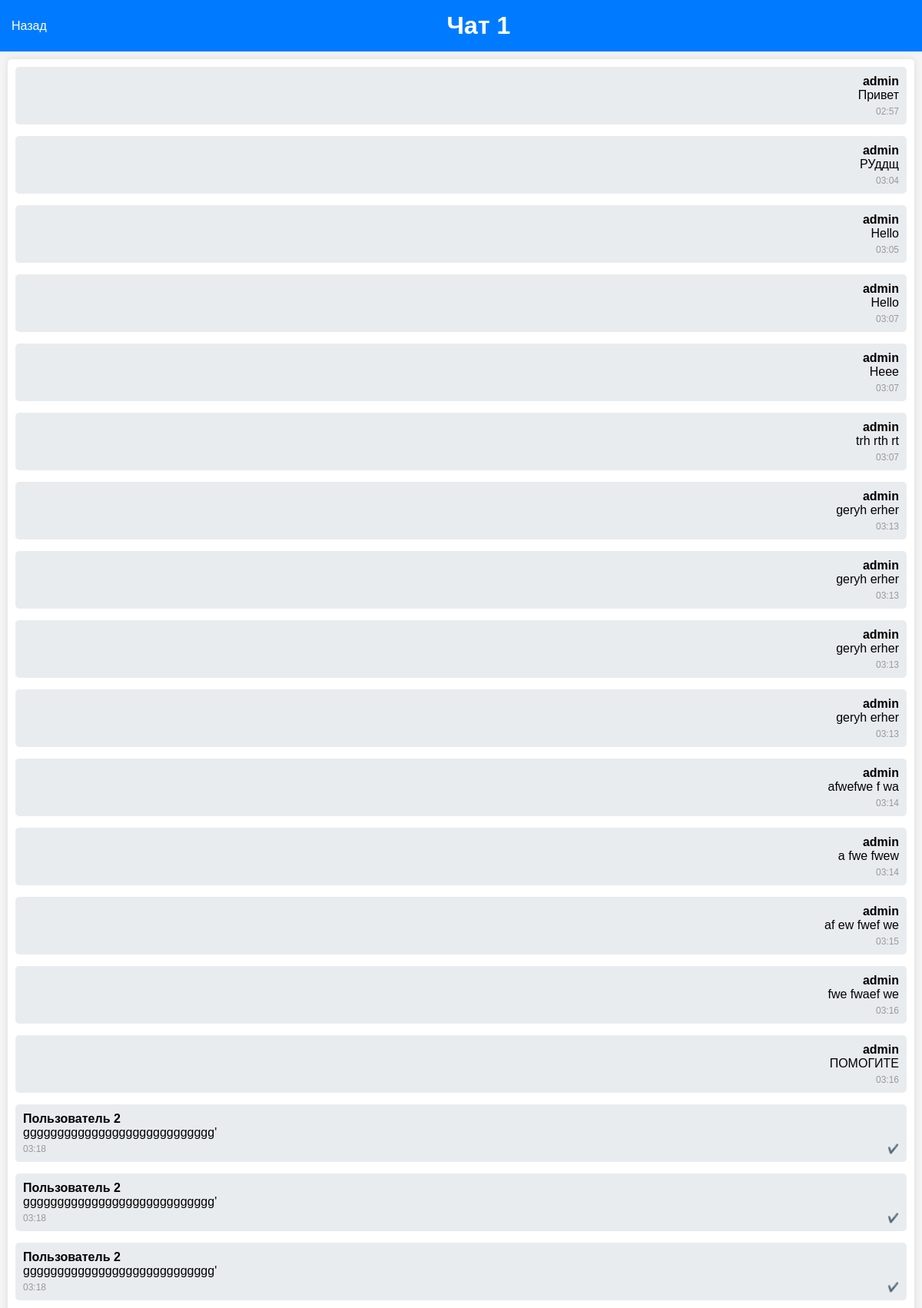
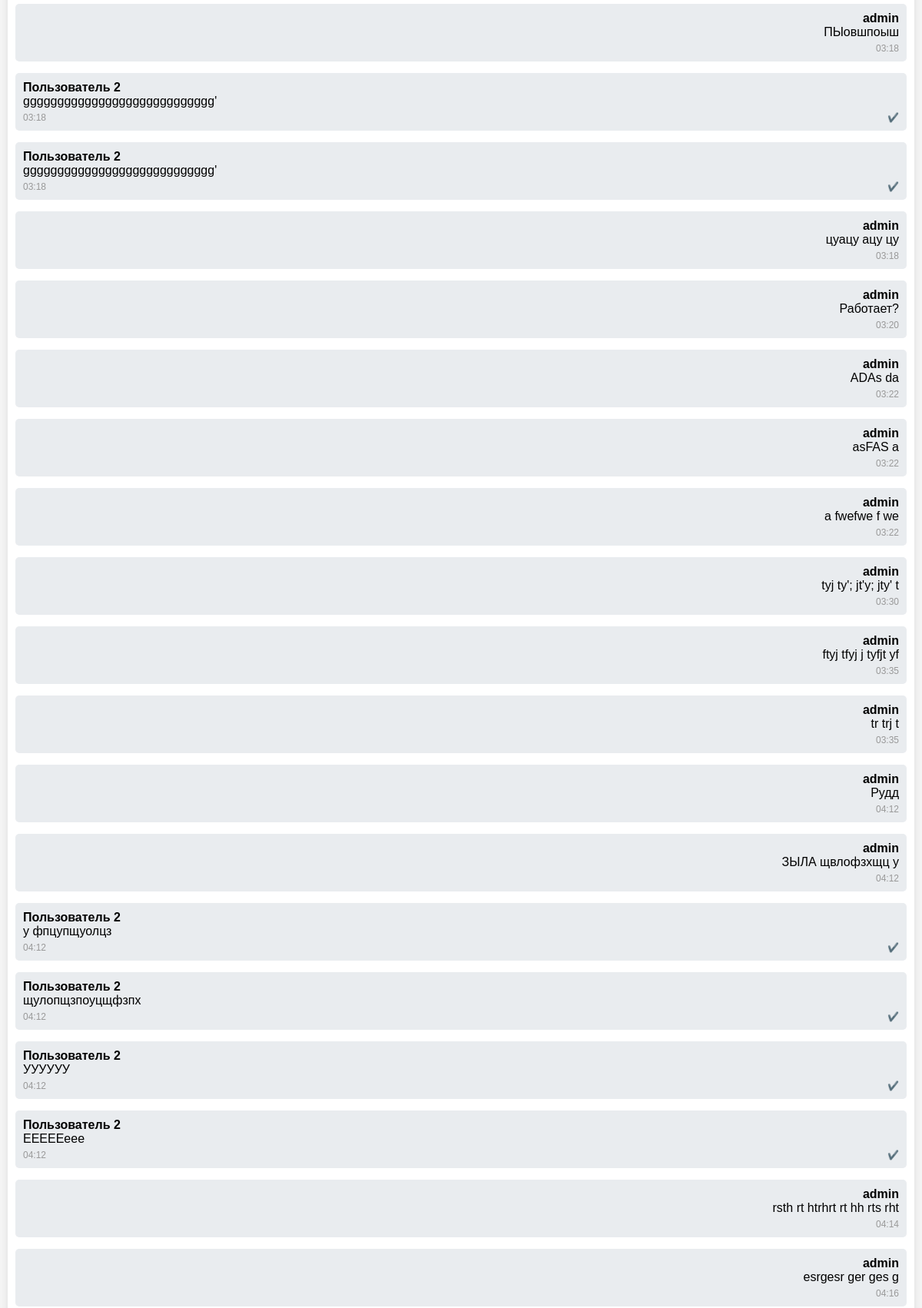
/chat/1/ (signed in, upper part), run on the app's committed database (2 pictures, top to bottom).
### main/models.py (models this page shows, shortened)
class ChatMember(models.Model):
    user_id = models.ForeignKey(AppUser, on_delete=models.CASCADE)
    chat_id = models.ForeignKey(Chat, on_delete=models.CASCADE, null=True)
    user_set_work_time_start = models.TimeField(blank=True, null=True)
    user_set_work_time_end = models.TimeField(blank=True, null=True)
    work_time_start = models.TimeField(blank=True, null=True)
    work_time_end = models.TimeField(blank=True, null=True)

class Chat(models.Model):
    id = models.AutoField(primary_key=True)
    name = models.CharField(max_length=100)
    members = models.ManyToManyField(AppUser, through="ChatMember")

class MessageChat(models.Model):
    id = models.AutoField(primary_key=True)
    chat_id = models.ForeignKey(Chat, on_delete=models.CASCADE, null=True)
    user_id = models.ForeignKey(AppUser, on_delete=models.CASCADE, related_name='user_identificator')
    text = models.CharField(max_length=1000)
    original_text = models.CharField(max_length=1000, blank=True, null=True)
    sended_at = models.DateTimeField(auto_now=True)
    edited_at = models.DateTimeField(blank=True, null=True)
    deleted = models.BooleanField(default=False)
    edited = models.BooleanField(default=False)
    readed_by = models.ManyToManyField(AppUser, related_name='readed_by')
    class Meta:
        ordering = ['sended_at']

class AppUser(AbstractUser):
    id = models.AutoField(primary_key=True)
    tg_id = models.CharField(max_length=50, unique=True)
    username = models.CharField(max_length=50, unique=True, blank=True, null=True, default=randomstring(20))
    first_name = models.CharField(max_length=50)
    last_name = models.CharField(max_length=50, default="", blank=True)
    timezone = TimeZoneField(choices_display="WITH_GMT_OFFSET", default="Asia/Novokuznetsk")
    workgroup = models.CharField(choices={
        "C": "Заказчик",
        "E": "Исполнитель",
        "A": "Администратор",
    }, default="C", max_length=1)
    objects = AppUserManager()
    USERNAME_FIELD = "username"
    REQUIRED_FIELDS = ["password", "first_name"]
    def get_name(self):
        return f"{self.first_name} {self.last_name}"

### main/views.py (the view)
# urls.py: re_path(r'^chat/(?P<chat_id>\d+)/$', views.messages_chat, name='messages_chat'),
def messages_chat(request, chat_id, *args, **kwargs):
    login_user = request.user
    if not login_user.is_authenticated:
        return redirect('login_user')
    chat_member = ChatMember.objects.get(chat_id=chat_id, user_id=login_user)
    if not (chat_member):
        return redirect('chats_list')
    messages_list = MessageChat.objects.filter(chat_id = chat_id)
    if len(messages_list) > 0:
        messages_list.order_by('-sended_at')
    context = {
        'chat_id': chat_id,
        'user_id': login_user.id,
        'chat_member': chat_member,
        'messages_list': messages_list,
    }
    return render(request, "messages_chat.html", context)

### main/templatetags/get_date_msg.py (called while the page is built)
@register.simple_tag
def get_date_msg(datetime):
    return datetime.strftime('%H:%M')

### templates/messages_chat.html (shortened to what this page needs)
{% load static %}
{% load get_date_msg %}
<!DOCTYPE html>
<html lang="ru">
<head>
    <link rel="stylesheet" href="{% static 'css/messages_list.css' %}"/>
</head>
<body>
    <div class="header">
        <a href="{% url 'chats_list' %}">Назад</a>
        <h1>{{ chat_member.chat_id.name }}</h1>
    </div>
    <div id="id_chat_item_container" class="messages">
        {% for message in messages_list %}
        <div class="message {% if message.user_id.id == request.user.id %}{{'localuser'}}{% endif %}">
            <div class="message-info">
                <strong class="message-user">{{ message.user_id.get_name }}</strong><br/>
                <span class="message-text">{{ message.text }}</span>
                <div class="message-status">
                    <div class="message-time">{% get_date_msg message.sended_at %}</div>
                    <span class="read-indicator">✔️</span>
                </div>
            </div>
        </div>
        {% endfor %}
    </div>
</body>
</html>

### static/css/messages_list.css (style rules this page uses)
body { font-family: Arial, sans-serif; margin: 0; padding: 0; display: flex; flex-direction: column; height: 100vh; background-color: #f4f4f4; }
.header { background-color: #007bff; color: white; padding: 15px; display: flex; align-items: center; }
.header a { background-color: transparent; color: white; border: none; cursor: pointer; font-size: 16px; margin-right: auto; }
.header h1 { flex-grow: 1; text-align: center; margin: 0; }
.messages { flex-grow: 1; padding: 10px; overflow-y: auto; background-color: white; margin: 10px; border-radius: 5px; box-shadow: 0 0 10px rgba(0, 0, 0, 0.1); display: flex; flex-direction: column; }
.message { margin-bottom: 15px; display: flex; flex-direction: column; }
.message-info { padding: 10px; border-radius: 5px; background-color: #e9ecef; }
.message-status { display: flex; justify-content: space-between; margin-top: 5px; }
.message-time { color: #999; font-size: 12px; white-space: nowrap; }
.read-indicator { font-size: 12px; color: gray; align-self: flex-end; }
.localuser .message-info { text-align: right; }
.localuser .message-info .message-status { justify-content: right; }
a { text-decoration: none; }

### data on the page
ChatMember: chat_id.name "Чат 1"
MessageChat: user_id.get_name "admin", text "Привет", sended_at "02:57"
MessageChat: user_id.get_name "admin", text "РУддщ", sended_at "03:04"
MessageChat: user_id.get_name "admin", text "Hello", sended_at "03:05"
MessageChat: user_id.get_name "admin", text "Hello", sended_at "03:07"
MessageChat: user_id.get_name "admin", text "Heee", sended_at "03:07"
MessageChat: user_id.get_name "admin", text "trh rth rt", sended_at "03:07"
MessageChat: user_id.get_name "admin", text "geryh erher", sended_at "03:13"
MessageChat: user_id.get_name "admin", text "geryh erher", sended_at "03:13"
MessageChat: user_id.get_name "admin", text "geryh erher", sended_at "03:13"
MessageChat: user_id.get_name "admin", text "geryh erher", sended_at "03:13"
MessageChat: user_id.get_name "admin", text "afwefwe f wa", sended_at "03:14"
MessageChat: user_id.get_name "admin", text "a fwe fwew", sended_at "03:14"
MessageChat: user_id.get_name "admin", text "af ew fwef we", sended_at "03:15"
MessageChat: user_id.get_name "admin", text "fwe fwaef we", sended_at "03:16"
MessageChat: user_id.get_name "admin", text "ПОМОГИТЕ", sended_at "03:16"
MessageChat: user_id.get_name "Пользователь 2", text "gggggggggggggggggggggggggggg'", sended_at "03:18"
MessageChat: user_id.get_name "Пользователь 2", text "gggggggggggggggggggggggggggg'", sended_at "03:18"
MessageChat: user_id.get_name "Пользователь 2", text "gggggggggggggggggggggggggggg'", sended_at "03:18"
MessageChat: user_id.get_name "admin", text "ПЫовшпоыш", sended_at "03:18"
MessageChat: user_id.get_name "Пользователь 2", text "gggggggggggggggggggggggggggg'", sended_at "03:18"
MessageChat: user_id.get_name "Пользователь 2", text "gggggggggggggggggggggggggggg'", sended_at "03:18"
MessageChat: user_id.get_name "admin", text "цуацу ацу цу", sended_at "03:18"
MessageChat: user_id.get_name "admin", text "Работает?", sended_at "03:20"
MessageChat: user_id.get_name "admin", text "ADAs da", sended_at "03:22"
MessageChat: user_id.get_name "admin", text "asFAS a", sended_at "03:22"
MessageChat: user_id.get_name "admin", text "a fwefwe f we", sended_at "03:22"
MessageChat: user_id.get_name "admin", text "tyj ty'; jt'y; jty' t", sended_at "03:30"
MessageChat: user_id.get_name "admin", text "ftyj tfyj j tyfjt yf", sended_at "03:35"
MessageChat: user_id.get_name "admin", text "tr trj t", sended_at "03:35"
MessageChat: user_id.get_name "admin", text "Рудд", sended_at "04:12"
MessageChat: user_id.get_name "admin", text "ЗЫЛА щвлофзхщц у", sended_at "04:12"
MessageChat: user_id.get_name "Пользователь 2", text "у фпцупщуолцз", sended_at "04:12"
MessageChat: user_id.get_name "Пользователь 2", text "щулопщзпоуцщфзпх", sended_at "04:12"
MessageChat: user_id.get_name "Пользователь 2", text "УУУУУУ", sended_at "04:12"
MessageChat: user_id.get_name "Пользователь 2", text "ЕЕЕЕЕеее", sended_at "04:12"
MessageChat: user_id.get_name "admin", text "rsth rt htrhrt rt hh rts rht", sended_at "04:14"
MessageChat: user_id.get_name "admin", text "esrgesr ger ges g", sended_at "04:16"
